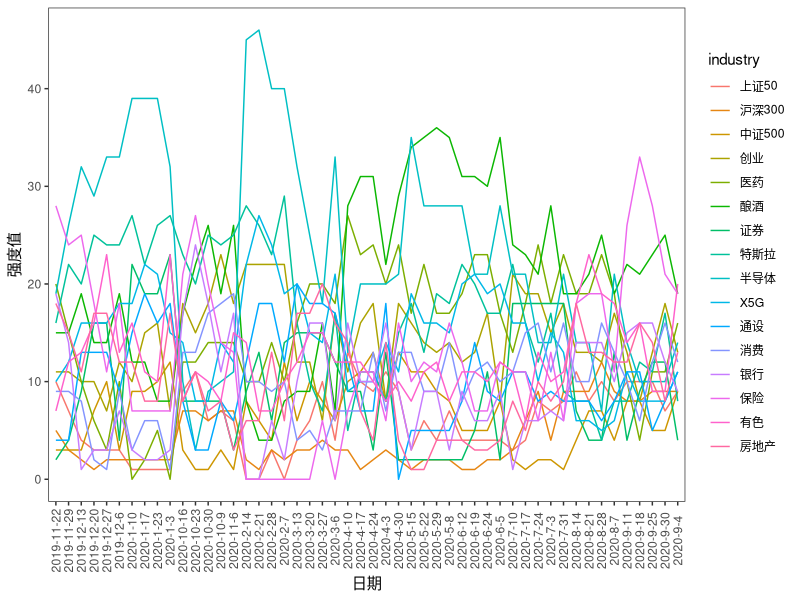

R code for this plot:
library(reshape2)
library(ggplot2)


industry_data <-  read.csv('Industry-data.csv',header = T,sep=",",fileEncoding = 'utf-8')

class(industry_data)
dim(industry_data)
industry_data

time=as.character(industry_data[,1])
startd=time[1]
endd=time[length(time)]
startd=as.character(as.Date(startd, "%Y/%m/%d")) 
endd=as.character(as.Date(endd, "%Y/%m/%d")) 

mydata <- melt(industry_data,id="日期")
colnames(mydata) <- c("time","industry","rate")


p = ggplot(data = mydata,aes(x=time,y=rate,group =industry,color=industry))+
     #geom_point()+
     geom_line()+
     xlab("日期")+
     ylab("强度值")+
     theme_bw() +
     theme(panel.grid.major=element_line(colour=NA),
           panel.background = element_rect(fill = "transparent",colour = NA),
           plot.background = element_rect(fill = "transparent",colour = NA),
           panel.grid.minor = element_blank(),
           #text = element_text(family = "GB1"),
           axis.text.x  = element_text(angle=90,vjust=0.5))


ggsave('Industry Rate.pdf', p, width = 10, height = 6, family="GB1")





